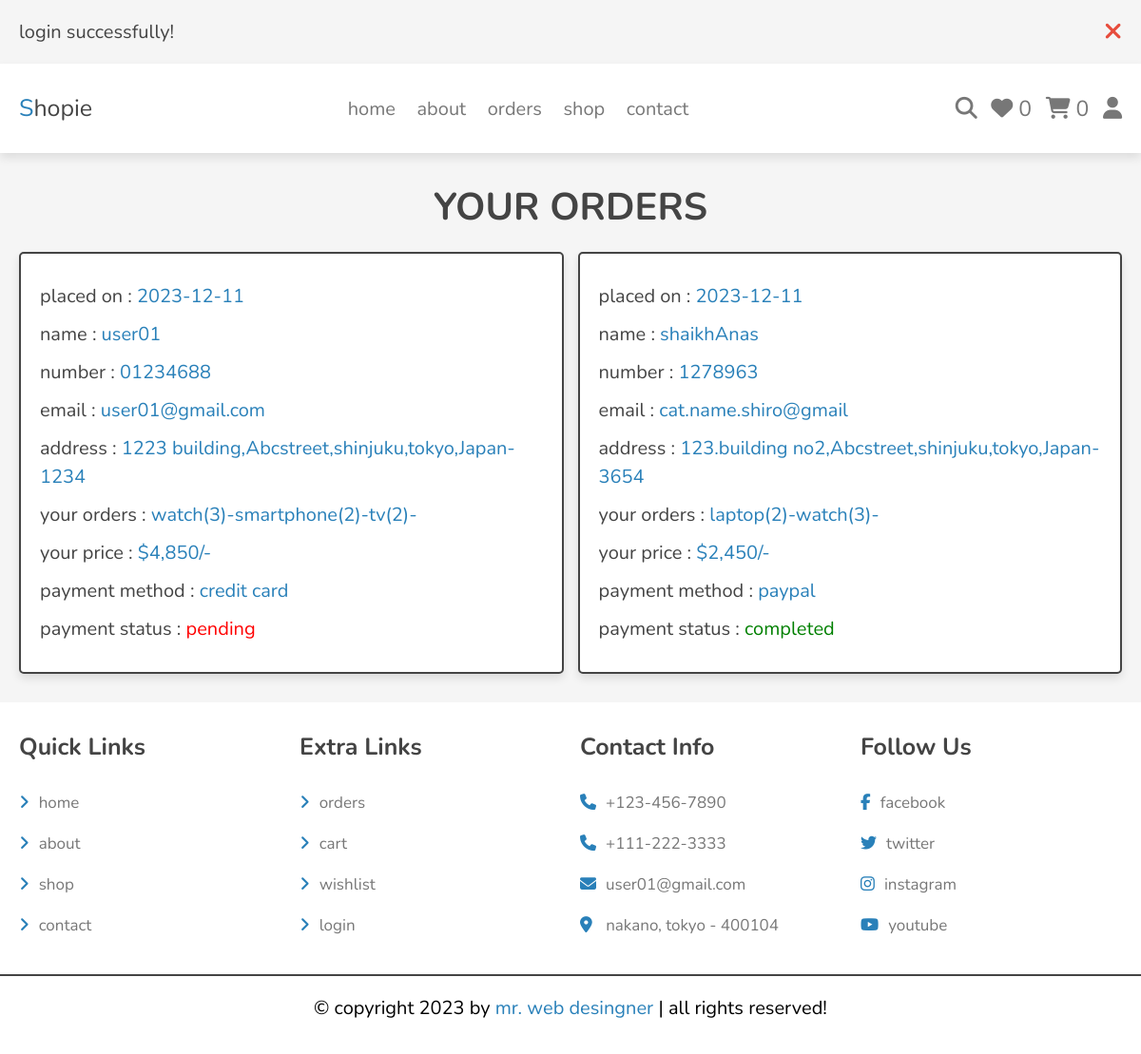
Screenshot of /orders.php (signed in) with the database file from the repository.
### tables this page shows
CREATE TABLE `orders` (
  `id` int(100) NOT NULL,
  `user_id` int(100) NOT NULL,
  `name` varchar(20) NOT NULL,
  `number` varchar(10) NOT NULL,
  `email` varchar(50) NOT NULL,
  `method` varchar(50) NOT NULL,
  `address` varchar(500) NOT NULL,
  `total_products` varchar(1000) NOT NULL,
  `total_price` int(100) NOT NULL,
  `placed_on` date NOT NULL DEFAULT current_timestamp(),
  `payment_status` varchar(20) NOT NULL DEFAULT 'pending'
);

### orders.php (the view, shortened to what this page needs)
<?php
require('./assets/components/connect.php');
if(isset($_SESSION['user_id'])){
    $user_id = $_SESSION['user_id'];
}else{
    $user_id = '';
    header('Location:./user_login.php');
    exit();
}
?>
<!DOCTYPE html>
<html lang="en">
<head>
    <link rel="stylesheet" href="https://cdnjs.cloudflare.com/ajax/libs/font-awesome/6.5.0/css/all.min.css">
    <link rel="stylesheet" href="https://cdn.jsdelivr.net/npm/swiper@11/swiper-bundle.min.css"/>
    <link rel="stylesheet" href="./assets/css/style.css">
</head>
<body>
<?php require('./assets/components/user_header.php'); ?>
<section class="show-orders">
    <h1 class="heading">your orders</h1>
    <div class="box-container">
        <?php
            $select_orders = $conn->prepare("SELECT * FROM `orders` WHERE user_id = ?");
            $select_orders->execute(array($user_id));
            if($select_orders->rowCount() > 0){
                while($fetch_orders = $select_orders->fetch(PDO::FETCH_ASSOC)){
        ?>
            <div class="box">
                <p>placed on : <span><?= $fetch_orders['placed_on']; ?></span></p>
                <p>name : <span><?= $fetch_orders['name']; ?></span></p>
                <p>number : <span><?= $fetch_orders['number']; ?></span></p>
                <p>email : <span><?= $fetch_orders['email']; ?></span></p>
                <p>address : <span><?= $fetch_orders['address']; ?></span></p>
                <p>your orders : <span><?= $fetch_orders['total_products']; ?></span></p>
                <p>your price : <span>$<?= number_format($fetch_orders['total_price']); ?>/-</span></p>
                <p>payment method : <span><?= $fetch_orders['method']; ?></span></p>
                <p>payment status : <span style="color: <?php if($fetch_orders['payment_status'] == 'pending'){echo 'red';}else{echo 'green';}?>;">
                <?= $fetch_orders['payment_status']; ?></span></p>
            </div>
        <?php
        }
        }else{
            echo '<p class="empty">no orders placed yet!</p>';
        }
        ?>
    </div>
</section>
<?php require('./assets/components/footer.php'); ?>
</body>
</html>

### assets/css/style.css (style rules this page uses)
:root { --main-color: #2980b9; --red: #e74c3c; --orange: #f39c12; --black: #444; --white: #fff; --light-bg: #f5f5f5; --light-color: #777; --border: 0.2rem solid var(--black); --box-shadow: 0 0.5rem 1rem rgba(0, 0, 0, 0.1); }
* { font-family: "Nunito", sans-serif; margin: 0; padding: 0; box-sizing: border-box; outline: 0; border: 0; text-decoration: none; }
html { font-size: 62.5%; overflow-x: hidden; }
body { background: var(--light-bg); }
section { padding: 3rem 2rem; max-width: 1200px; margin: 0 auto; }
.heading { text-align: center; margin-bottom: 2rem; font-size: 4rem; color: var(--black); text-transform: uppercase; }
.show-orders .box-container { display: flex; flex-wrap: wrap; gap: 1.5rem; align-items: flex-start; }
.show-orders .box-container .box { padding: 2rem; background: var(--white); border: var(--border); border-radius: .5rem; box-shadow: var(--box-shadow); flex: 1 1 40rem; }
.show-orders .box-container .box p { margin: 1rem 0; font-size: 2rem; color: var(--black); line-height: 1.5; }
.show-orders .box-container .box p span { color: var(--main-color); }

### rows the page displays
orders: placed_on "2023-12-11", name "user01", number "01234688", email "user01@gmail.com", address "1223 building,Abcstreet,shinjuku,tokyo,Japan-1234", total_products "watch(3)-smartphone(2)-tv(2)-", total_price "4,850", method "credit card", payment_status "pending"
orders: placed_on "2023-12-11", name "shaikhAnas", number "1278963", email "cat.name.shiro@gmail", address "123.building no2,Abcstreet,shinjuku,tokyo,Japan-3654", total_products "laptop(2)-watch(3)-", total_price "2,450", method "paypal", payment_status "completed"

### other values shown
$message "login successfully!"
$total_wishlist "0"
$total_cart "0"
